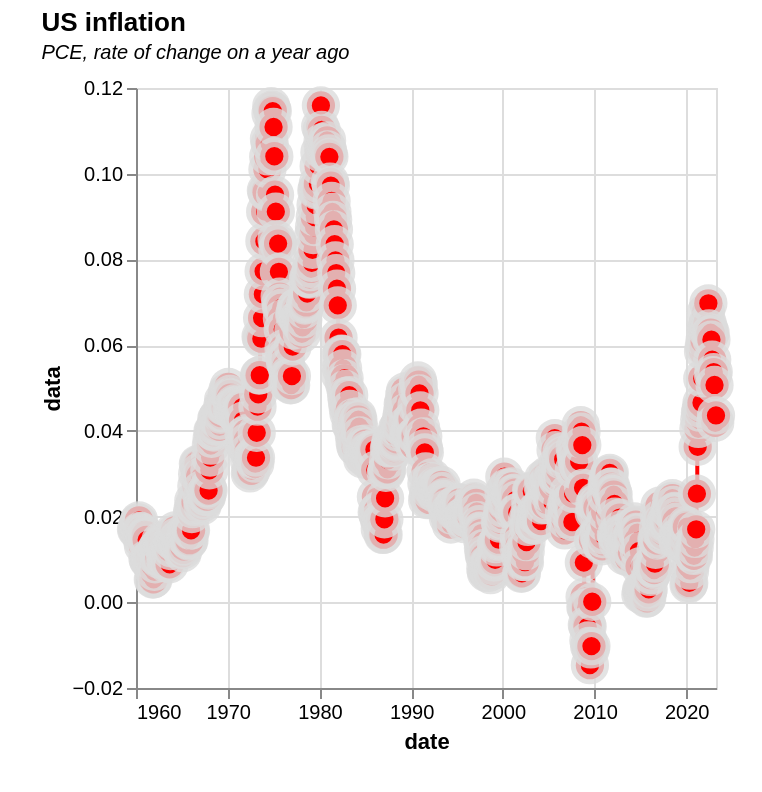

Vega-Lite specification stored for this chart:
### Vega-Lite specification from a JSON file in a GitHub repository (floating-point values rounded to 4 significant figures; data arrays with more than 128 entries replaced by an {"elided": "..."} marker saying what was removed)
{"$schema": "https://vega.github.io/schema/vega-lite/v5.json", "title": {"text": "US inflation", "subtitle": "PCE, rate of change on a year ago", "subtitleFontStyle": "italic", "subtitleFontSize": 10, "anchor": "start", "color": "black"}, "data": {"values": {"elided": "772 records"}, "format": {"parse": {"date": "date"}}}, "transform": [{"window": [{"op": "lag", "param": 12, "field": "value", "as": "laggedValue"}]}, {"filter": "isValid(datum.laggedValue)"}, {"calculate": "datum.value/datum.laggedValue-1", "as": "data"}], "height": 300, "width": 290, "padding": {"left": 20, "top": 5, "right": 5, "bottom": 20}, "encoding": {"x": {"field": "date", "type": "temporal"}}, "layer": [{"encoding": {"y": {"field": "data", "type": "quantitative"}}, "layer": [{"mark": {"type": "line", "interpolate": "step", "color": "red"}}, {"mark": {"type": "circle", "filled": true, "size": 200, "stroke": "#DCDCDC", "fillOpacity": 1, "strokeOpacity": 0.8, "color": "red", "strokeWidth": 5}}]}, {"mark": "rule", "encoding": {"opacity": {"value": 0}, "tooltip": [{"field": "date", "type": "temporal", "format": "%b-%Y", "title": "Date"}, {"field": "data", "type": "quantitative", "format": ".2%", "title": "Inflation"}]}}]}
